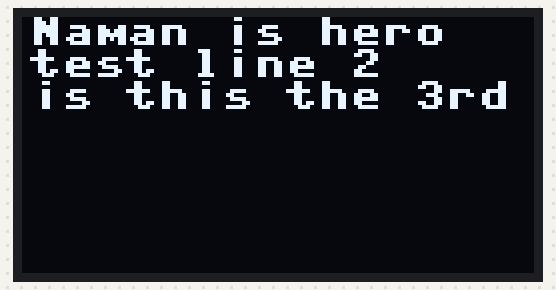
A program run on a simulated Raspberry Pi Pico running MicroPython. On the bench: 128×64 one-colour display. Library files of the repository ran but are not shown: sh1106.py.

Above: at 0.1 s.

The program:

main.py
```python
from machine import Pin, SPI
from sh1106 import SH1106_SPI
import framebuf
from time import sleep
from utime import sleep_ms

spi = SPI(0, 10485760, mosi=Pin(3), sck=Pin(2))
oled = SH1106_SPI(128, 64, spi, Pin(5),Pin(7), Pin(6))
#oled = SH1106_SPI(WIDTH, HEIGHT, spi, dc,rst, cs) use GPIO PIN NUMBERS
while True:
    try:
                oled.fill(0)
                oled.show()
                #sleep(1)
                oled.text("Naman is hero",0,0)
                oled.text("test line 2",0,8)
                oled.text("is this the 3rd line",0,16) #this will not complete and not wrap,is intentional
                oled.show()
                sleep_ms(1000)
    except KeyboardInterrupt:
        break
```
